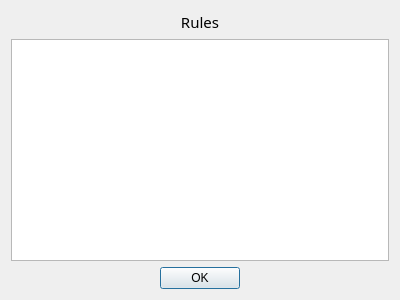
<?xml version="1.0" encoding="UTF-8"?>
<ui version="4.0">
 <class>RulesDialog</class>
 <widget class="QDialog" name="RulesDialog">
  <property name="geometry">
   <rect>
    <x>0</x>
    <y>0</y>
    <width>400</width>
    <height>300</height>
   </rect>
  </property>
  <property name="windowTitle">
   <string>Dialog</string>
  </property>
  <layout class="QVBoxLayout" name="verticalLayout">
   <item>
    <widget class="QLabel" name="label">
     <property name="font">
      <font>
       <family>Hobo Std</family>
       <pointsize>11</pointsize>
      </font>
     </property>
     <property name="text">
      <string>Rules</string>
     </property>
     <property name="alignment">
      <set>Qt::AlignCenter</set>
     </property>
    </widget>
   </item>
   <item>
    <widget class="QTextBrowser" name="textBrowser"/>
   </item>
   <item>
    <widget class="QDialogButtonBox" name="buttonBox">
     <property name="orientation">
      <enum>Qt::Horizontal</enum>
     </property>
     <property name="standardButtons">
      <set>QDialogButtonBox::Ok</set>
     </property>
     <property name="centerButtons">
      <bool>true</bool>
     </property>
    </widget>
   </item>
  </layout>
 </widget>
 <resources/>
 <connections>
  <connection>
   <sender>buttonBox</sender>
   <signal>accepted()</signal>
   <receiver>RulesDialog</receiver>
   <slot>accept()</slot>
   <hints>
    <hint type="sourcelabel">
     <x>248</x>
     <y>254</y>
    </hint>
    <hint type="destinationlabel">
     <x>157</x>
     <y>274</y>
    </hint>
   </hints>
  </connection>
  <connection>
   <sender>buttonBox</sender>
   <signal>rejected()</signal>
   <receiver>RulesDialog</receiver>
   <slot>reject()</slot>
   <hints>
    <hint type="sourcelabel">
     <x>316</x>
     <y>260</y>
    </hint>
    <hint type="destinationlabel">
     <x>286</x>
     <y>274</y>
    </hint>
   </hints>
  </connection>
 </connections>
</ui>
